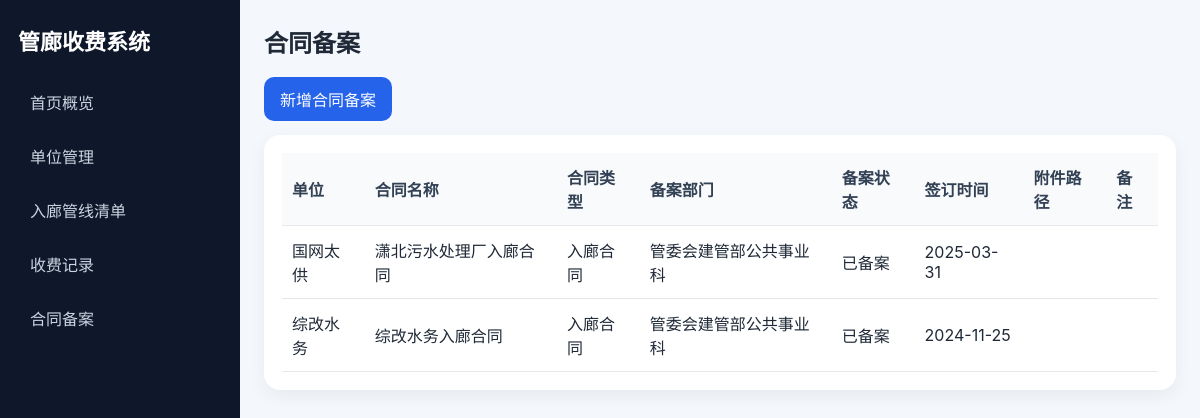
The app's page /contracts/ with its own data.
### app/models/contract.py (models this page shows)
class Contract(Base):
    __tablename__ = 'contracts'
    id = Column(Integer, primary_key=True, index=True)
    company_id = Column(Integer, ForeignKey('companies.id'), nullable=False)
    contract_type = Column(String(100), nullable=True)
    contract_name = Column(String(255), nullable=False)
    filing_department = Column(String(255), nullable=True)
    filing_status = Column(String(100), nullable=True)
    sign_date = Column(Date, nullable=True)
    file_path = Column(String(255), nullable=True)
    remark = Column(Text, nullable=True)
    created_at = Column(DateTime, server_default=func.now())
    updated_at = Column(DateTime, server_default=func.now(), onupdate=func.now())
    company = relationship('Company', back_populates='contracts')

### app/models/company.py (models this page shows)
class Company(Base):
    __tablename__ = 'companies'
    id = Column(Integer, primary_key=True, index=True)
    company_name = Column(String(255), nullable=False, unique=True)
    short_name = Column(String(100), nullable=True)
    company_type = Column(String(100), nullable=True)
    contact_person = Column(String(100), nullable=True)
    contact_phone = Column(String(100), nullable=True)
    remark = Column(Text, nullable=True)
    created_at = Column(DateTime, server_default=func.now())
    updated_at = Column(DateTime, server_default=func.now(), onupdate=func.now())
    pipeline_entries = relationship('PipelineEntry', back_populates='company', cascade='all, delete-orphan')
    fee_records = relationship('FeeRecord', back_populates='company', cascade='all, delete-orphan')
    contracts = relationship('Contract', back_populates='company', cascade='all, delete-orphan')

### app/routes/contracts.py (the view)
@router.get('/', response_class=HTMLResponse)
def list_contracts(request: Request, db: Session = Depends(get_db)):
    contracts = db.query(Contract).order_by(Contract.id.desc()).all()
    return templates.TemplateResponse('contracts/list.html', {'request': request, 'contracts': contracts, 'title': '合同备案'})

### app/templates/contracts/list.html
{% extends 'base.html' %}
{% block content %}
<div class="toolbar"><a class="button" href="/contracts/new">新增合同备案</a></div>
<section class="panel">
    <table>
        <thead><tr><th>单位</th><th>合同名称</th><th>合同类型</th><th>备案部门</th><th>备案状态</th><th>签订时间</th><th>附件路径</th><th>备注</th></tr></thead>
        <tbody>
        {% for contract in contracts %}
            <tr>
                <td>{{ contract.company.short_name or contract.company.company_name }}</td>
                <td>{{ contract.contract_name }}</td>
                <td>{{ contract.contract_type or '' }}</td>
                <td>{{ contract.filing_department or '' }}</td>
                <td>{{ contract.filing_status or '' }}</td>
                <td>{{ contract.sign_date or '' }}</td>
                <td>{{ contract.file_path or '' }}</td>
                <td>{{ contract.remark or '' }}</td>
            </tr>
        {% endfor %}
        </tbody>
    </table>
</section>
{% endblock %}

### app/static/css/style.css (style rules this page uses)
* { box-sizing: border-box; }
body { margin: 0; font-family: -apple-system, BlinkMacSystemFont, "Segoe UI", sans-serif; background: #f4f7fb; color: #1f2937; }
a { color: #2563eb; text-decoration: none; }
.stat-card, .panel { background: white; border-radius: 16px; box-shadow: 0 6px 18px rgba(15, 23, 42, 0.06); }
.panel { padding: 18px; margin-bottom: 18px; overflow-x: auto; }
.toolbar { display: flex; justify-content: space-between; align-items: center; margin-bottom: 14px; gap: 12px; flex-wrap: wrap; }
button, .button { background: #2563eb; color: white; border: none; cursor: pointer; padding: 10px 16px; border-radius: 10px; display: inline-block; }
table { width: 100%; border-collapse: collapse; min-width: 860px; }
th, td { text-align: left; padding: 12px 10px; border-bottom: 1px solid #e5e7eb; }
th { background: #f8fafc; color: #334155; }

### records on screen
Contract: company "国网太供", contract_name "潇北污水处理厂入廊合同", contract_type "入廊合同", filing_department "管委会建管部公共事业科", filing_status "已备案", sign_date "2025-03-31"
Contract: company "综改水务", contract_name "综改水务入廊合同", contract_type "入廊合同", filing_department "管委会建管部公共事业科", filing_status "已备案", sign_date "2024-11-25"

### other values on screen
{{ title }} "合同备案"
